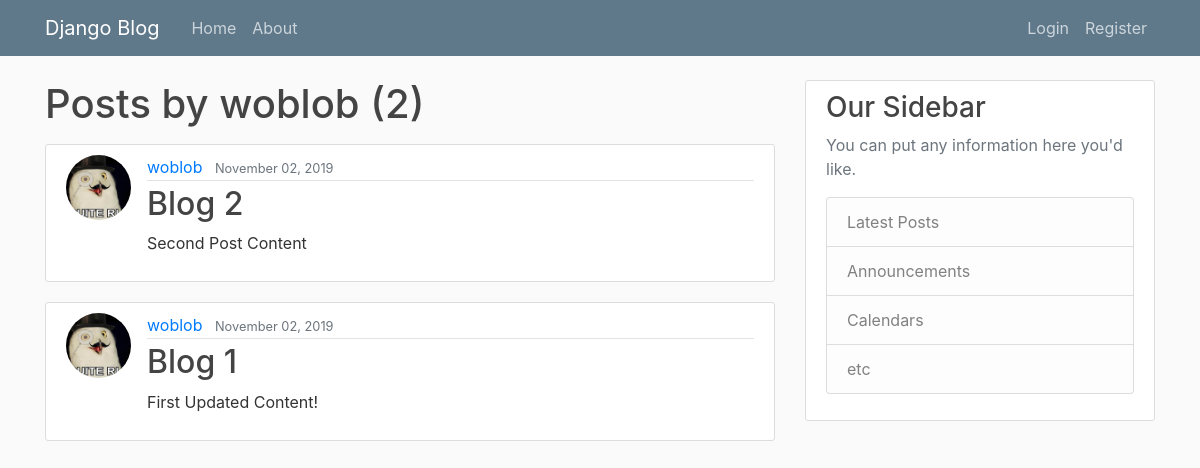
/user/woblob, run on an earlier commit of the app's database.
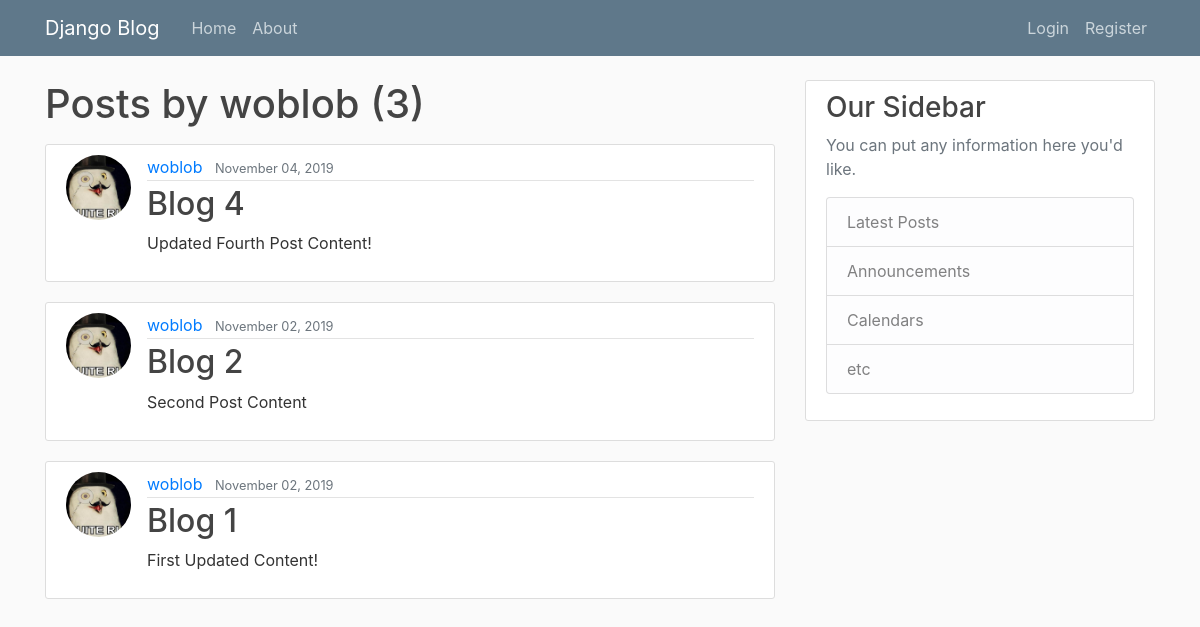
And on a later commit of the database.
### blog/models.py (models this page shows, shortened)
class Post(models.Model):
	title = models.CharField(max_length=100)
	content = models.TextField()
	date_posted = models.DateTimeField(default=timezone.now)
	author = models.ForeignKey(User, on_delete=models.CASCADE)

### users/models.py (models this page shows, shortened)
class Profile(models.Model):
	user = models.OneToOneField(User, on_delete=models.CASCADE)
	image = models.ImageField(default='nophoto.png', upload_to='profile_pics')

### blog/views.py (the view)
# urls.py: path('user/<str:username>', UserPostListView.as_view(), name='user-posts'),
class UserPostListView(ListView):
	model = Post
	template_name = "blog/user_posts.html"
	context_object_name = 'posts'
	paginate_by = 5
	def get_queryset(self):
		user = get_object_or_404(User, username=self.kwargs.get("username"))
		return Post.objects.filter(author=user).order_by('-date_posted')

### blog/templates/blog/user_posts.html (shortened to what this page needs)
{% extends "blog/base.html" %}
{% block content %}
	<h1 class='mb-3'>Posts by {{ view.kwargs.username }} ({{ page_obj.paginator.count }})</h1>
	{% for post in posts %}
		<article class="media content-section">
		    <img class="rounded-circle article-img" src="{{ post.author.profile.image.url }}">
		    <div class="media-body">
		        <div class="article-metadata">
		            <a class="mr-2" href="{% url 'user-posts' post.author.username %}">{{ post.author }}</a>
		            <small class="text-muted">{{ post.date_posted|date:"F d, Y" }}</small>
		        </div>
		        <h2><a class="article-title" href="{% url 'post-detail' post.id %}">{{ post.title }}</a></h2>
		        <p class="article-content">{{ post.content }}</p>
		    </div>
		</article>
	{% endfor %}
{% endblock content %}

What changed in the data, as far as the page shows it:
added Post: author.profile.image (picture), author "woblob", date_posted "November 04, 2019", title "Blog 4", content "Updated Fourth Post Content!"
Also different on the page:
{{ page_obj.paginator.count }}: "2" → "3"
